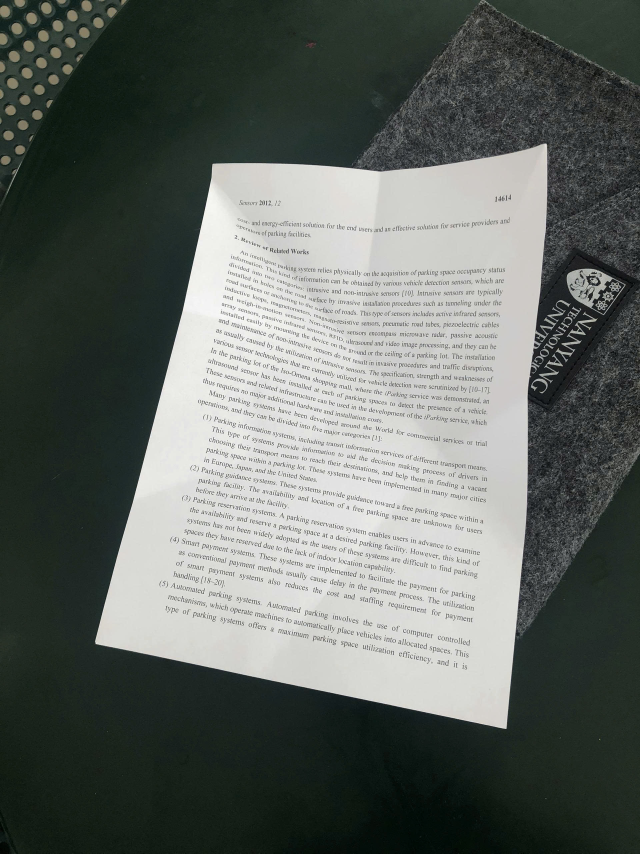
#> input picture module_1_image_preprocessing/test_images/1.jpg, 1920 x 2560 px (shown at 1/3 size)
$ python -i document_preprocessor.py   (imports and definitions only)
#> lines starting #> are read from the running program, lines starting #| are printed output that depends on the picture; after the words box and inside, x2 and y2 are one past the last pixel; in counts of white or black regions, pixels touching at a corner belong together
import cv2
import numpy as np

class DocumentPreprocessor:
    def __init__(self):
        pass

    def order_points(self, pts):
        """
        Hàm phụ trợ: Sắp xếp 4 điểm theo thứ tự chuẩn:
        Top-Left, Top-Right, Bottom-Right, Bottom-Left
        (Rất quan trọng để kéo phẳng ảnh không bị lộn ngược)
        """
        rect = np.zeros((4, 2), dtype="float32")

        # Điểm Top-Left có tổng (x+y) nhỏ nhất, Bottom-Right có tổng lớn nhất
        s = pts.sum(axis=1)
        rect[0] = pts[np.argmin(s)]
        rect[2] = pts[np.argmax(s)]

        # Điểm Top-Right có hiệu (y-x) nhỏ nhất, Bottom-Left có hiệu lớn nhất
        diff = np.diff(pts, axis=1)
        rect[1] = pts[np.argmin(diff)]
        rect[3] = pts[np.argmax(diff)]

        return rect

    def deskew_and_crop(self, image_path):
        """Phiên bản nâng cấp: Xử lý nền nhiễu và giấy cong"""
#> called with image_path = 'test_images/1.jpg'
        image = cv2.imread(image_path)
#> image is the input picture: shape (2560, 1920, 3); mean B, G, R 99.4, 104.1, 98.3
        if image is None:
            print("Lỗi: Không đọc được ảnh.")
            return None

        original = image.copy()

        # 1. Thu nhỏ ảnh để xử lý nhanh hơn (tùy chọn nhưng khuyên dùng với ảnh lớn)
        # Tính tỷ lệ thu nhỏ để sau khi tìm được góc sẽ map lại vào ảnh gốc
        ratio = image.shape[0] / 500.0
#> ratio = 5.12
        orig = image.copy()
        image = cv2.resize(image, (int(image.shape[1] / ratio), 500))
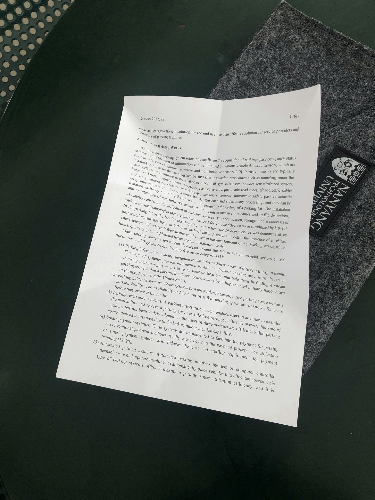
#> image: shape (500, 375, 3); mean B, G, R 99.4, 104.1, 98.3

        # 2. Xám hóa
        gray = cv2.cvtColor(image, cv2.COLOR_BGR2GRAY)

        # 3. Tăng cường làm mờ để xóa vân xi măng (Dùng bộ lọc Gaussian lớn hơn)
        blurred = cv2.GaussianBlur(gray, (11, 11), 0)
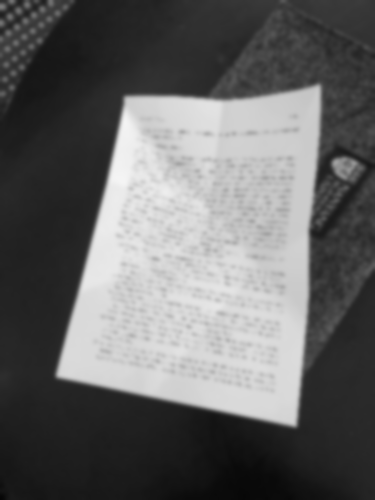
#> blurred: shape (500, 375); min 5, max 244, mean 101.8

        # 4. Dò biên Canny
        edged = cv2.Canny(blurred, 30, 150) # Hạ ngưỡng để bắt viền tốt hơn
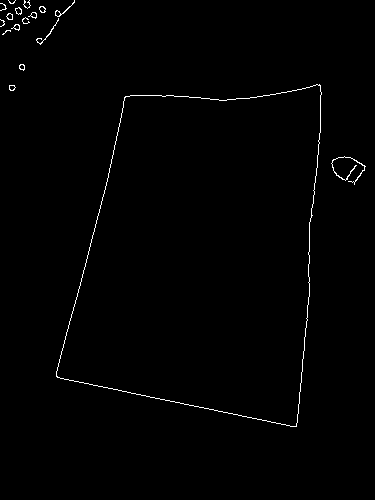
#> edged: shape (500, 375); 0.82% white in thin lines or dots, all inside (x1, y1, x2, y2) = (0, 0, 366, 427)

        # --- BƯỚC NÂNG CẤP: Đóng vùng (Morphological Closing) ---
        # Giúp nối các viền bị đứt đoạn do đổ bóng
        kernel = cv2.getStructuringElement(cv2.MORPH_RECT, (7, 7))
        edged = cv2.morphologyEx(edged, cv2.MORPH_CLOSE, kernel)
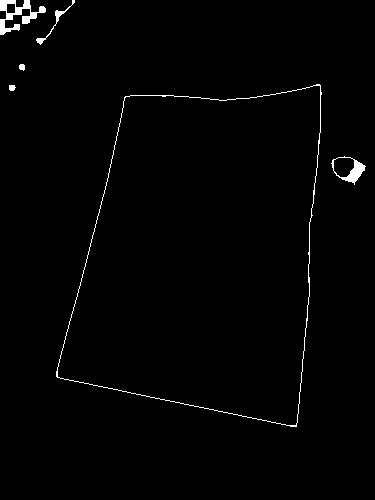
#> edged: shape (500, 375); 1.2% white; 6 white regions

        # 5. Tìm đường bao
        contours, _ = cv2.findContours(edged.copy(), cv2.RETR_LIST, cv2.CHAIN_APPROX_SIMPLE)
#> contours = 9 contours; largest, box (x1, y1, x2, y2) and area: (56, 84, 322, 427) 68037, (57, 85, 321, 426) 67988, (331, 156, 366, 185) 580, (0, 0, 46, 35) 545, (333, 157, 355, 178) 344
        contours = sorted(contours, key=cv2.contourArea, reverse=True)[:5]
#> contours = 5 contours; box (x1, y1, x2, y2) and area: (56, 84, 322, 427) 68037, (57, 85, 321, 426) 67988, (331, 156, 366, 185) 580, (0, 0, 46, 35) 545, (333, 157, 355, 178) 344

        screen_cnt = None

        for c in contours:
            peri = cv2.arcLength(c, True)
            # --- BƯỚC NÂNG CẤP: Tăng epsilon từ 0.02 lên 0.04 hoặc 0.05 ---
            # Giúp chấp nhận các đường viền bị cong vênh
            approx = cv2.approxPolyDP(c, 0.04 * peri, True)

            if len(approx) == 4:
                screen_cnt = approx
                break
#> this loop made 1 pass
#> (peri, screen_cnt) on pass 1: (1127.2, [[319, 84], [124, 97], [57, 377], [296, 426]])

        if screen_cnt is None:
            print("Cảnh báo: Vẫn không tìm thấy viền tài liệu, trả về ảnh gốc!")
            return original

        # 6. Nhân tọa độ góc với tỷ lệ (ratio) để áp dụng lên ảnh gốc sắc nét
        pts = screen_cnt.reshape(4, 2) * ratio
#> pts = [[1633.3, 430.1], [634.9, 496.6], [291.8, 1930.2], [1515.5, 2181.1]]
        rect = self.order_points(pts)
#> in order_points, `s = pts.sum(axis=1)`: s = [2063.4, 1131.5, 2222.1, 3696.6]
#> in order_points, `diff = np.diff(pts, axis=1)`: diff = [-1203.2, -138.2, 1638.4, 665.6]
#> rect = [[634.9, 496.6], [1633.3, 430.1], [1515.5, 2181.1], [291.8, 1930.2]]
        (tl, tr, br, bl) = rect
#> tl = [634.9, 496.6]; tr = [1633.3, 430.1]; br = [1515.5, 2181.1]; bl = [291.8, 1930.2]

        # 7. Tính kích thước và Kéo phẳng
        widthA = np.sqrt(((br[0] - bl[0]) ** 2) + ((br[1] - bl[1]) ** 2))
#> widthA = 1249.1
        widthB = np.sqrt(((tr[0] - tl[0]) ** 2) + ((tr[1] - tl[1]) ** 2))
#> widthB = 1000.6
        maxWidth = max(int(widthA), int(widthB))
#> maxWidth = 1249

        heightA = np.sqrt(((tr[0] - br[0]) ** 2) + ((tr[1] - br[1]) ** 2))
#> heightA = 1755
        heightB = np.sqrt(((tl[0] - bl[0]) ** 2) + ((tl[1] - bl[1]) ** 2))
#> heightB = 1474.1
        maxHeight = max(int(heightA), int(heightB))
#> maxHeight = 1754

        dst = np.array([
            [0, 0],
            [maxWidth - 1, 0],
            [maxWidth - 1, maxHeight - 1],
            [0, maxHeight - 1]], dtype="float32")
#> dst = [[0, 0], [1248, 0], [1248, 1753], [0, 1753]]

        M = cv2.getPerspectiveTransform(rect, dst)
#> M = [[1.96, 0.468, -1473.7], [0.135, 2.02, -1090.1], [0.000255, 0.000287, 1]]
        warped = cv2.warpPerspective(original, M, (maxWidth, maxHeight))
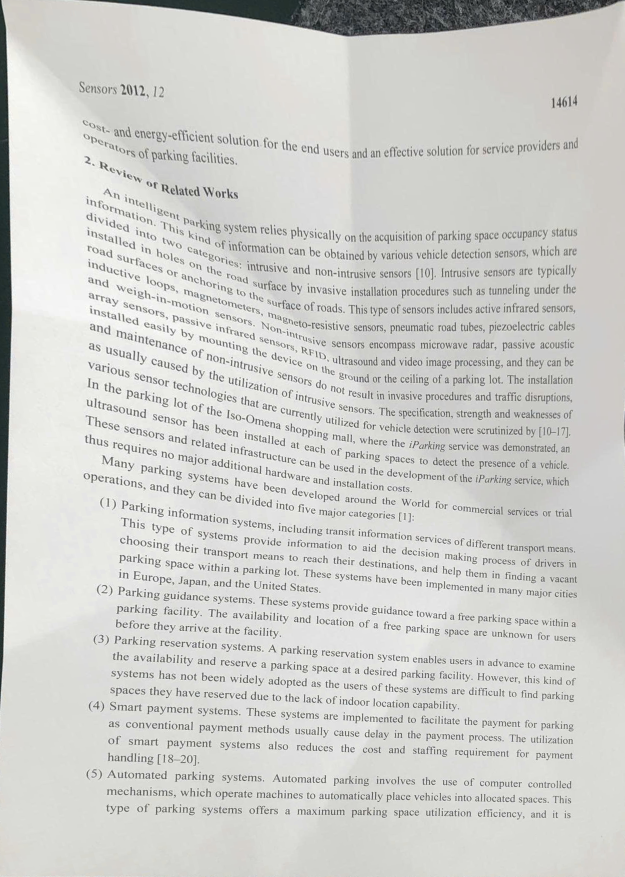
#> warped: shape (1754, 1249, 3) (shown at 1/2 size); mean B, G, R 203.3, 206.7, 206.2

        return warped

    def enhance_document(self, warped_image):
        """Hàm tẩy trắng nền ố vàng và làm đậm nét chữ"""

        # 1. Đảm bảo ảnh đang ở hệ Grayscale (Xám)
        if len(warped_image.shape) == 3:
            gray = cv2.cvtColor(warped_image, cv2.COLOR_BGR2GRAY)
        else:
            gray = warped_image

        # 2. Áp dụng Adaptive Thresholding (Thuật toán Gaussian)
        # 255: Màu trắng (nền)
        # ADAPTIVE_THRESH_GAUSSIAN_C: Dùng thuật toán Gaussian cho kết quả mịn hơn
        # THRESH_BINARY: Chữ đen, nền trắng
        # 21: Block Size (Kích thước ô vuông xét duyệt)
        # 10: C (Hằng số bù trừ để lọc nhiễu li ti)
        binary = cv2.adaptiveThreshold(
            gray, 255,
            cv2.ADAPTIVE_THRESH_GAUSSIAN_C,
            cv2.THRESH_BINARY,
            21, 10
        )

        # 3. Khử nhiễu muối tiêu (Salt & Pepper Noise)
        # Giấy cũ thường có các chấm đen li ti. Dùng Median Blur để xóa chúng.
        cleaned = cv2.medianBlur(binary, 3)

        return cleaned

# --- CÁCH SỬ DỤNG ---
# processor = DocumentPreprocessor()
# result_image = processor.deskew_and_crop("0004.jpg")
# cv2.imwrite("output_cropped.jpg", result_image)

>>> result = DocumentPreprocessor().deskew_and_crop('test_images/1.jpg')

$ run again, on module_1_image_preprocessing/test_images/2.jpg
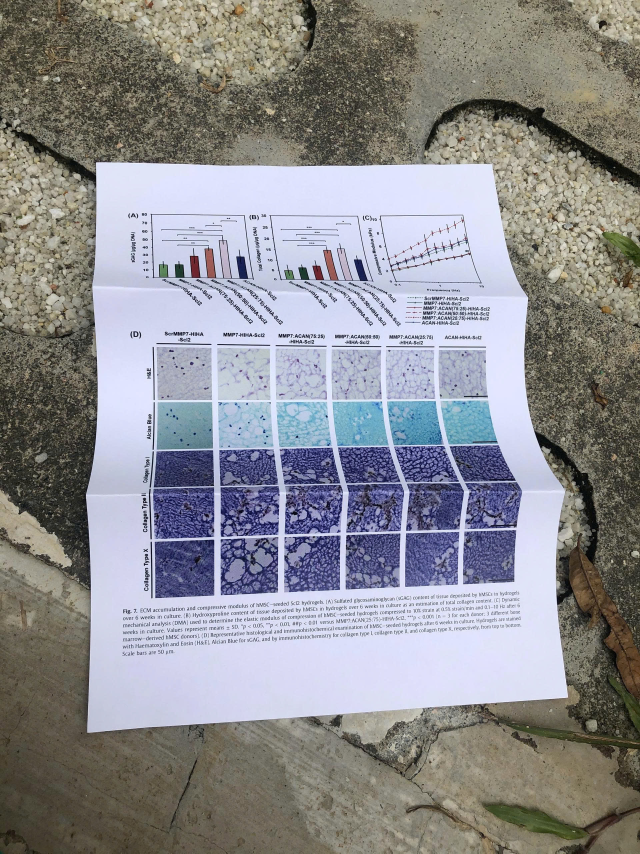
#> input picture module_1_image_preprocessing/test_images/2.jpg, 1920 x 2560 px (shown at 1/3 size)
#> in deskew_and_crop, image is the input picture: shape (2560, 1920, 3); mean B, G, R 144.6, 140.9, 140.9
#> image: shape (500, 375, 3)
#> in deskew_and_crop, `edged = cv2.morphologyEx(edged, cv2.MORPH_CLOSE, kernel)`:
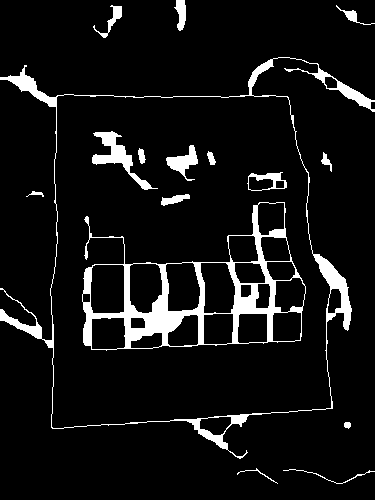
#> edged: shape (500, 375); 7.6% white; 16 white regions
#> in deskew_and_crop, `contours, _ = cv2.findContours(edged.copy(), cv2.RETR_LIST, cv2.CHAIN_..`: contours = 42 contours, 1 with area under 20; largest, box (x1, y1, x2, y2) and area: (0, 57, 375, 459) 87960, (50, 94, 332, 429) 83980, (82, 202, 306, 351) 20536, (90, 264, 125, 314) 1624, (200, 262, 236, 314) 1502
#> in deskew_and_crop, `contours = sorted(contours, key=cv2.contourArea, reverse=True)[:5]`: contours = 5 contours; box (x1, y1, x2, y2) and area: (0, 57, 375, 459) 87960, (50, 94, 332, 429) 83980, (82, 202, 306, 351) 20536, (90, 264, 125, 314) 1624, (200, 262, 236, 314) 1502
#> the loop in deskew_and_crop, `for c in contours:` made 2 passes
#> (peri, screen_cnt) on pass 2: (1200.5, [[58, 95], [288, 98], [330, 408], [51, 426]])
#> pts = [[297, 486.4], [1474.6, 501.8], [1689.6, 2089], [261.1, 2181.1]]
#> s = [783.4, 1976.3, 3778.6, 2442.2]
#> diff = [189.4, -972.8, 399.4, 1920]
#> rect has the same summary as pts
#> tl = [297, 486.4]; tr = [1474.6, 501.8]; br = [1689.6, 2089]; bl = [261.1, 2181.1]
#> widthA = 1431.4
#> widthB = 1177.7
#> maxWidth = 1431
#> heightA = 1601.7
#> heightB = 1695.1
#> maxHeight = 1695
#> dst = [[0, 0], [1430, 0], [1430, 1694], [0, 1694]]
#> M = [[1.21, 0.0256, -371.5], [-0.0168, 1.29, -622.3], [-5.01e-05, 0.000139, 1]]
#> in deskew_and_crop, `warped = cv2.warpPerspective(original, M, (maxWidth, maxHeight))`:
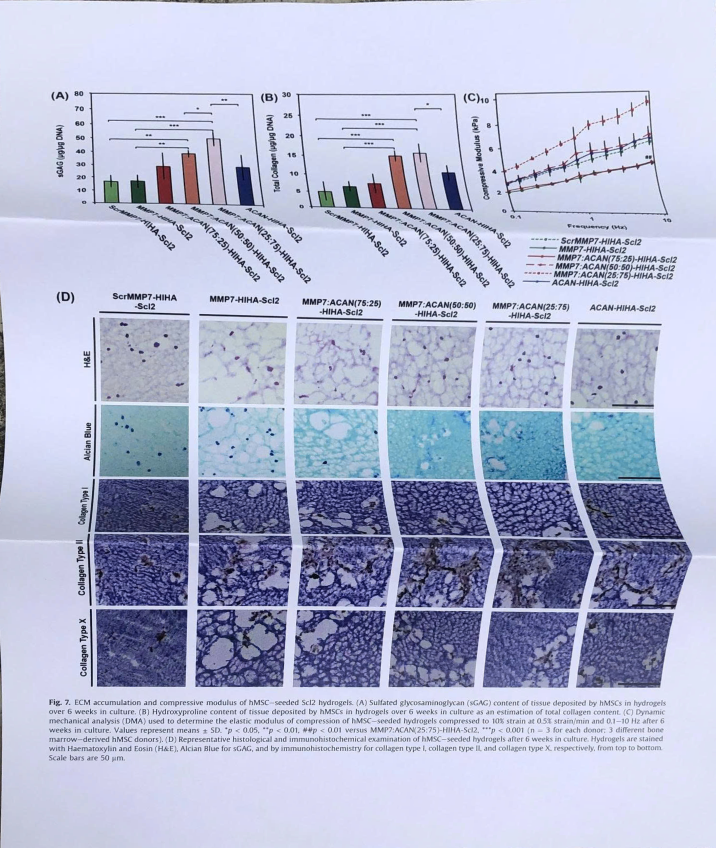
#> warped: shape (1695, 1431, 3) (shown at 1/2 size); mean B, G, R 209.6, 182.4, 176.5

$ run again, on module_1_image_preprocessing/test_images/3.jpg
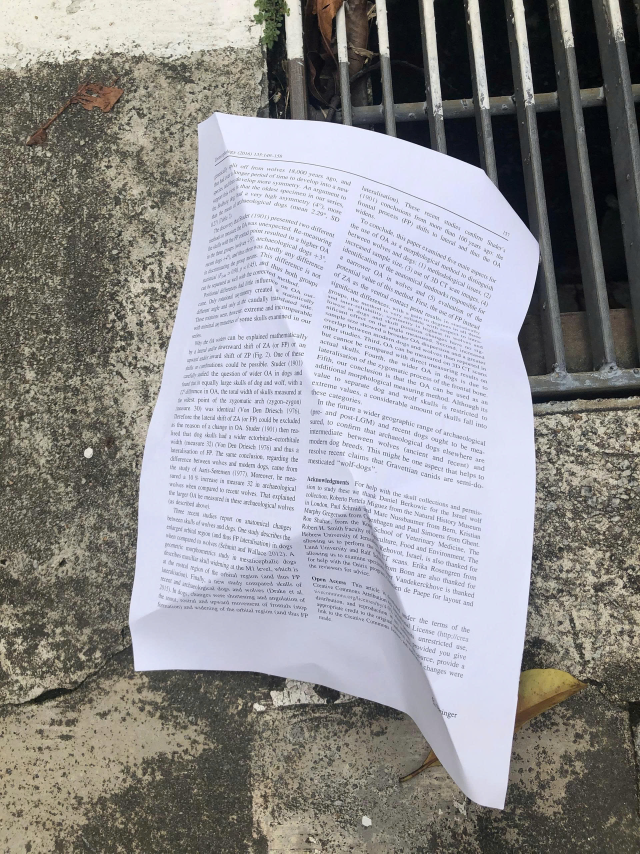
#> input picture module_1_image_preprocessing/test_images/3.jpg, 1920 x 2560 px (shown at 1/3 size)
#> in deskew_and_crop, image is the input picture: shape (2560, 1920, 3); mean B, G, R 144.9, 143.4, 144.3
#> image: shape (500, 375, 3)
#> in deskew_and_crop, `edged = cv2.morphologyEx(edged, cv2.MORPH_CLOSE, kernel)`:
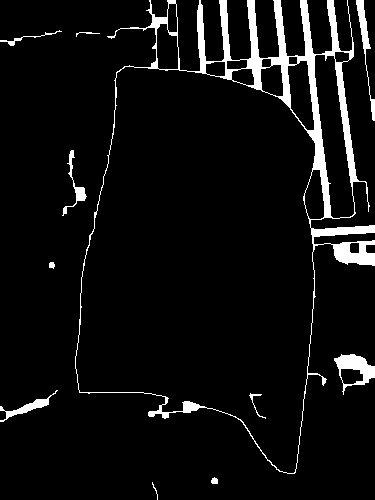
#> edged: shape (500, 375); 6.1% white; 11 white regions
#> in deskew_and_crop, `contours, _ = cv2.findContours(edged.copy(), cv2.RETR_LIST, cv2.CHAIN_..`: contours = 26 contours, 2 with area under 20; largest, box (x1, y1, x2, y2) and area: (75, 0, 375, 474) 87860, (75, 66, 316, 474) 72467, (314, 54, 355, 219) 3685, (287, 60, 315, 131) 1283, (334, 354, 375, 395) 898
#> in deskew_and_crop, `contours = sorted(contours, key=cv2.contourArea, reverse=True)[:5]`: contours = 5 contours; box (x1, y1, x2, y2) and area: (75, 0, 375, 474) 87860, (75, 66, 316, 474) 72467, (314, 54, 355, 219) 3685, (287, 60, 315, 131) 1283, (334, 354, 375, 395) 898
#> the loop in deskew_and_crop, `for c in contours:` made 1 pass
#> (peri, screen_cnt) on pass 1: (2933.2, [[149, 0], [78, 389], [294, 473], [347, 0]])
#> pts = [[762.9, 0], [399.4, 1991.7], [1505.3, 2421.8], [1776.6, 0]]
#> s = [762.9, 2391, 3927, 1776.6]
#> diff = [-762.9, 1592.3, 916.5, -1776.6]
#> rect = [[762.9, 0], [1776.6, 0], [1505.3, 2421.8], [399.4, 1991.7]]
#> tl = [762.9, 0]; tr = [1776.6, 0]; br = [1505.3, 2421.8]; bl = [399.4, 1991.7]
#> widthA = 1186.6
#> widthB = 1013.8
#> maxWidth = 1186
#> heightA = 2436.9
#> heightB = 2024.6
#> maxHeight = 2436
#> dst = [[0, 0], [1185, 0], [1185, 2435], [0, 2435]]
#> M = [[1.61, 0.294, -1227.3], [-1.33e-17, 1.62, 2.36e-14], [0.000212, 0.000119, 1]]
#> in deskew_and_crop, `warped = cv2.warpPerspective(original, M, (maxWidth, maxHeight))`:
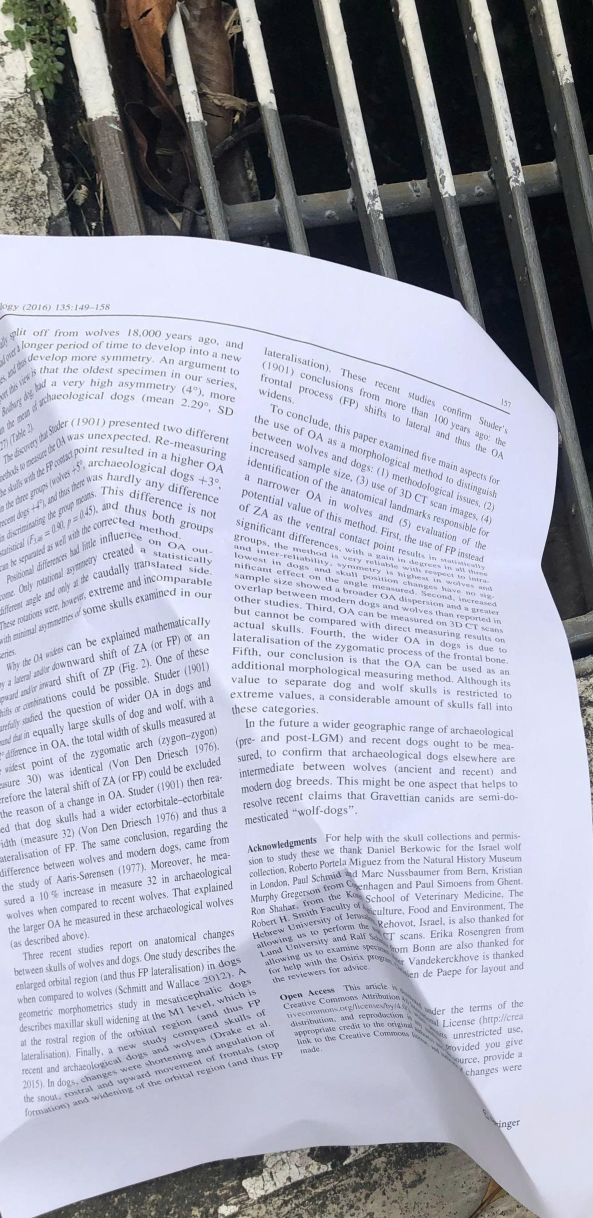
#> warped: shape (2436, 1186, 3) (shown at 1/2 size); mean B, G, R 183.9, 170, 167.8
